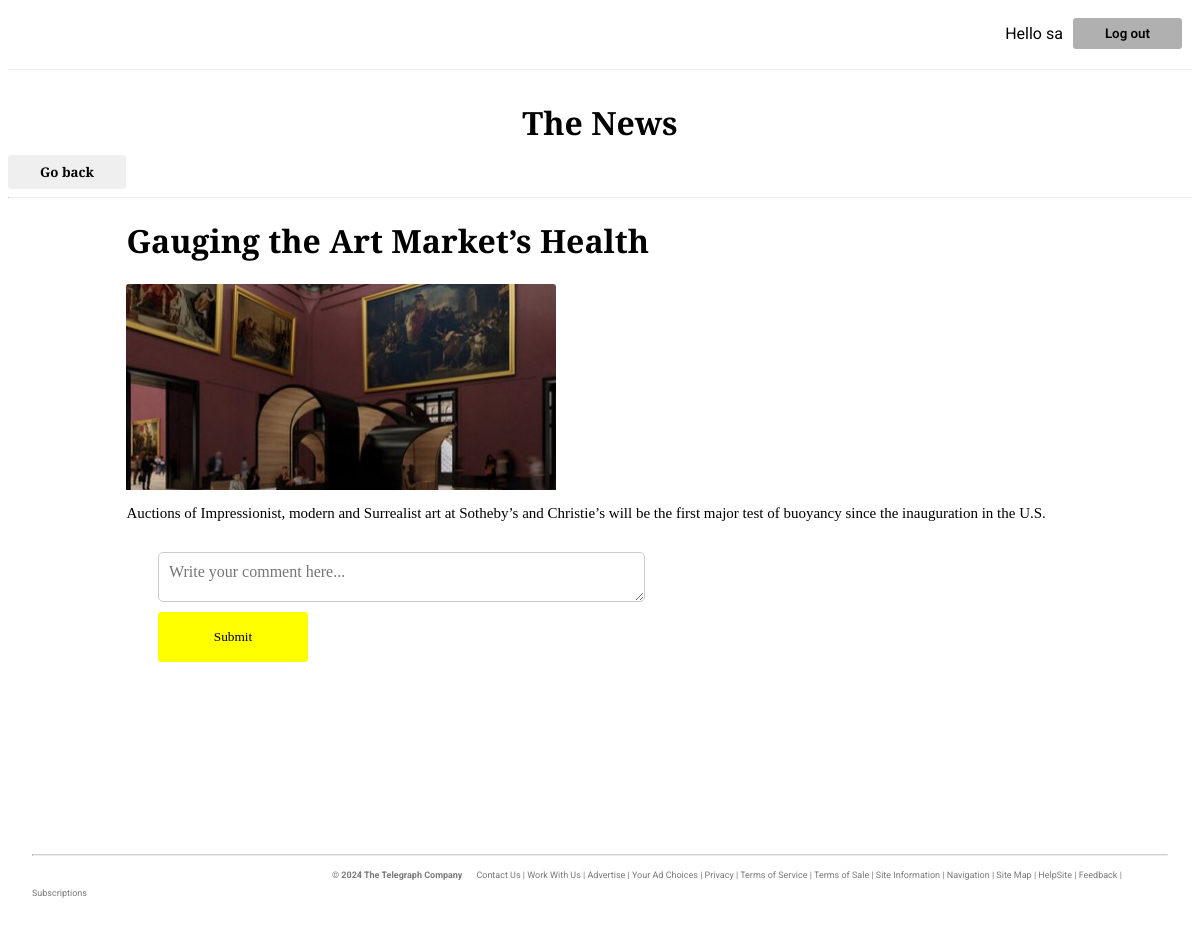
Page /?cardId=16 (signed in) on the committed database.
### tables this page shows
CREATE TABLE `news` (
  `id` int(4) NOT NULL,
  `img` varchar(250) NOT NULL,
  `title` varchar(250) NOT NULL,
  `description` text NOT NULL,
  `fullStory` text DEFAULT NULL
);

### news.php (the view, shortened to what this page needs)
<div class="header">
    <H1 style="font-family: Bitter; font-weight:bold">The News</H1>
</div>
<a href="?cardId="><button class="go">Go back</button></a>
<hr style="border-top: 1px rgb(106, 105, 105);">
<?php
    $id=$_SESSION["cardId"];
    $news=mysqli_fetch_all(mysqli_query($conn,  "SELECT  img, title, description,fullStory,id FROM news where id=$id" ));
?>
<div class="image-container">
    <h1 style="font-family:bitter"><?=$news[0][1]?></h1>
    <img src="pics/<?=$news[0][0]?>" alt="">
    <p style="font-family:bitter; font-size:15px"><?=$news[0][2]?></p>
</div>
<?php
    include "comment.php";
?>

### styles/style.css (style rules this page uses)
.header { display: flex; margin-top: 10px; height: 75px; background-color: white; justify-content: center; align-content: center; }
img { border-radius: 3px 3px 0 0; width: 430px; height: auto; object-fit: fill; }
a { text-decoration: none; color: inherit; }
.image-container { margin: 20px auto; width: 80%; }
.image-container img { display: block; }
.image-container h1, .image-container p { font-family: 'Bitter', serif; }
.go { border-radius: 3px; border: none; font-weight: 600; padding: 8px 32px; font-family: bitter; cursor: pointer; }

### rows in the picture
news: title "Gauging the Art Market’s Health", img (picture), description "Auctions of Impressionist, modern and Surrealist art at Sotheby’s and Christie’s will be the first major test of buoyancy since the inauguration in the U.S."

### other values in the picture
$_SESSION["firstname"] "sa"
